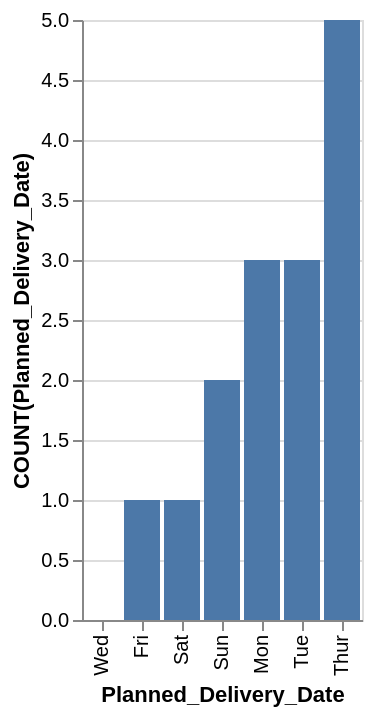

Describe this chart as a Vega-Lite specification.
### Vega-Lite specification from a JSON file in a GitHub repository (floating-point values rounded to 4 significant figures)
{"data": {"values": [{"x_data": "Wed", "y_data": 0}, {"x_data": "Fri", "y_data": 1}, {"x_data": "Sat", "y_data": 1}, {"x_data": "Sun", "y_data": 2}, {"x_data": "Mon", "y_data": 3}, {"x_data": "Tue", "y_data": 3}, {"x_data": "Thur", "y_data": 5}]}, "mark": "bar", "encoding": {"x": {"field": "x_data", "type": "nominal", "title": "Planned_Delivery_Date", "sort": {"op": "sum", "field": "y_data", "order": "ascending"}}, "y": {"field": "y_data", "type": "quantitative", "title": "COUNT(Planned_Delivery_Date)"}}}
